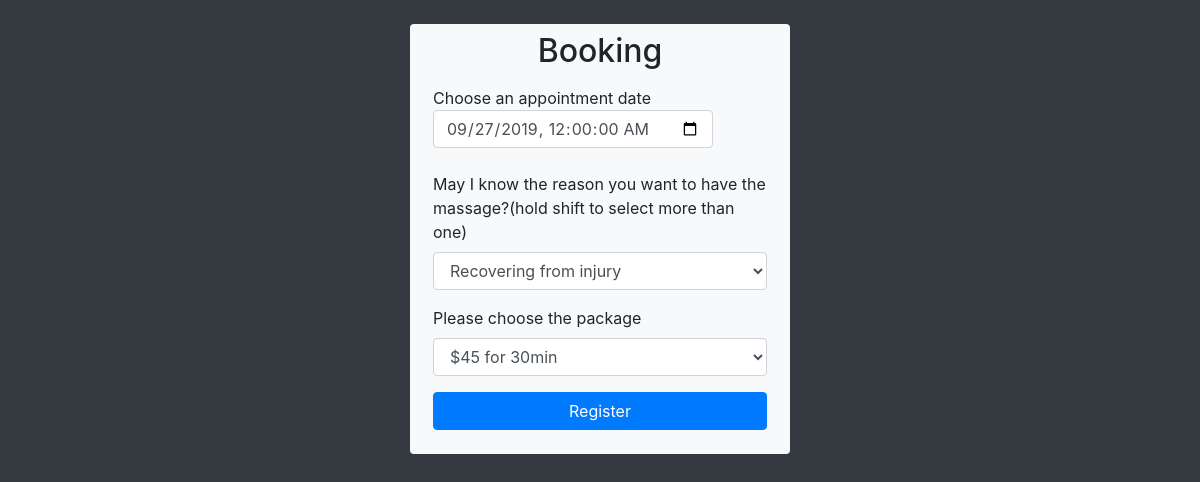
Page /edit_booking.php?id=15 (signed in) on the committed database.
### tables this page shows
CREATE TABLE `booking` (
  `id` int(11) NOT NULL,
  `user_id` int(11) NOT NULL,
  `massage_time` date NOT NULL,
  `time` varchar(250) NOT NULL,
  `reason` varchar(250) NOT NULL,
  `massage_type` varchar(250) NOT NULL,
  `price` varchar(250) NOT NULL,
  `created` datetime NOT NULL,
  `updated` datetime NOT NULL
);

### edit_booking.php (the view, shortened to what this page needs)
<?php
require('db_connect.php');
if(!isset($_SESSION["email"])){
	header("Location: login_first.php");
	exit();
}else{
	$booking_id = $_GET["id"];
	$query1 = "SELECT * FROM booking WHERE id='$booking_id'";
	$result = mysqli_query($con,$query1) or die(mysql_error());
    if (mysqli_num_rows($result) > 0) {
	$row = mysqli_fetch_assoc($result);
	}
}
?>
<?php
$date = new DateTime();
$min_date= $date->format('Y-m-d\TH:i:s');
$submitted_date = $row['massage_time'];
$submitted_date = new DateTime($submitted_date);
$submitted_date= $submitted_date->format('Y-m-d\TH:i:s');
?>
<!DOCTYPE html>
<html lang="en">
<head>
	<link rel="stylesheet" href="https://stackpath.bootstrapcdn.com/bootstrap/4.3.1/css/bootstrap.min.css">
	<link rel="stylesheet" href="//code.jquery.com/ui/1.12.1/themes/base/jquery-ui.css">
</head>
<body class="bg-dark">
	<div class="container mt-4">
		<div class="row">
			<div class="col-lg-4 offset-lg-4 bg-light rounded" id="register-box">
				<h2 class="text-center mt-2">Booking</h2>
				<form action="update_booking.php" method="post" role="form" class="p-2" id="booking-frm">
                    <div class="form-group">
						<label>Choose an appointment date<input type="datetime-local" name="massage_time" class="form-control" value="<?php echo $submitted_date;?>" min ="<?php echo $min_date; ?>" required></label>
					</div>
					<div class="form-group">
					 <label for="sel">May I know the reason you want to have the massage?(hold shift to select more than one)</label>
				      <select  class="form-control" name="reason" id="sel" >
				        <option name="reason" value="Recovering from injury"  <?php if ($row['reason'] == "Recovering from injury" ) echo 'selected ' ; ?>>Recovering from injury</option>
				      </select>
					</div>
					<div class="form-group">
					 <label for="sel">Please choose the package</label>
				      <select  class="form-control" name="price" id="price">
				        <option name="price"  <?php if ($row['price'] == "$45 for 30min" ) echo 'selected ' ; ?> value="$45 for 30min">$45 for 30min</option>
				      </select>
					</div>
					<div class="form-group">
						<input type="submit" name="register" id="register" value="Register" class="btn btn-primary btn-block">
					</div>
				</form>
			</div>
		</div>
</div>
</body>
</html>

### rows in the picture
booking: massage_time "09/27/2019 00:00", reason "Recovering from injury", price "$45 for 30min"
